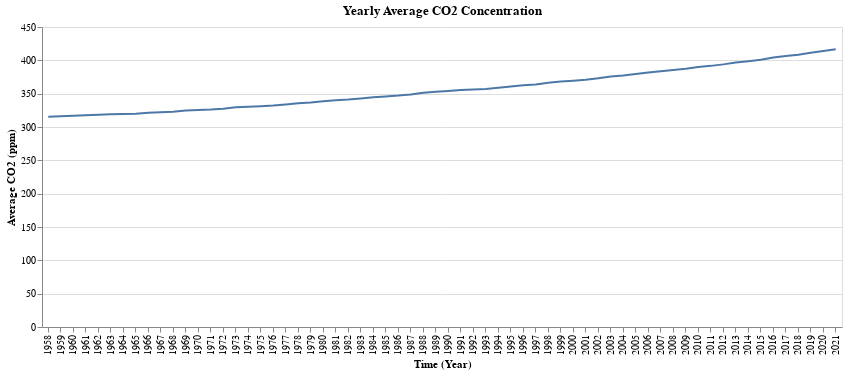

The code cell stored with this chart in its notebook:
### Code cell
data = df[df["CO2_filled"] != -99.99]

# hover selection
hover =  alt.selection_single(
        encodings = ["x"],
        nearest=True,
        on="mouseover",
        empty="none",
        clear="mouseout",
)

# base chart
base = alt.Chart(data).mark_line().encode(
    x = alt.X("Year", title = "Time (Year)"),
    y = alt.Y("Avg_CO2:Q", title= 'Average CO2 (ppm)')
).transform_aggregate(
    Avg_CO2 = "mean(CO2_filled)",
    groupby = ["Year"]
)

# show value on hover
show = alt.Chart(data).mark_point().encode(
    x='Year',
    opacity=alt.value(0),
    tooltip = ["Year", alt.Tooltip("Avg_CO2:Q", format=",.2f")]
).transform_aggregate(
    Avg_CO2 = "mean(CO2_filled)",
    groupby = ["Year"]
).add_selection(
    hover
)

# vertical line on hover
rule = alt.Chart(data).mark_rule(color='red').encode(
    x="Year",
    opacity=alt.condition(hover, alt.value(1), alt.value(0))
).transform_filter(
    hover
)

# combine all components
alt.layer(
    base, show, rule,
    base.mark_circle(color = "green").encode(
        opacity=alt.condition(hover, alt.value(1), alt.value(0))
    ).transform_filter(hover)
).properties(
    title="Yearly Average CO2 Concentration",
    width=800,
    height=300
).interactive()

### Figure 1 — Vega-Lite specification as saved in the notebook (floating-point values rounded to 4 significant figures; data arrays with more than 128 entries replaced by an {"elided": "..."} marker saying what was removed)
{"config": {"view": {"continuousWidth": 400, "continuousHeight": 300}}, "layer": [{"mark": "line", "encoding": {"x": {"field": "Year", "title": "Time (Year)", "type": "nominal"}, "y": {"field": "Avg_CO2", "title": "Average CO2 (ppm)", "type": "quantitative"}}, "selection": {"selector004": {"type": "interval", "bind": "scales", "encodings": ["x", "y"]}}, "transform": [{"aggregate": [{"op": "mean", "field": "CO2_filled", "as": "Avg_CO2"}], "groupby": ["Year"]}]}, {"mark": "point", "encoding": {"opacity": {"value": 0}, "tooltip": [{"field": "Year", "type": "nominal"}, {"field": "Avg_CO2", "format": ",.2f", "type": "quantitative"}], "x": {"field": "Year", "type": "nominal"}}, "selection": {"selector003": {"type": "single", "encodings": ["x"], "nearest": true, "on": "mouseover", "empty": "none", "clear": "mouseout"}}, "transform": [{"aggregate": [{"op": "mean", "field": "CO2_filled", "as": "Avg_CO2"}], "groupby": ["Year"]}]}, {"mark": {"type": "rule", "color": "red"}, "encoding": {"opacity": {"condition": {"value": 1, "selection": "selector003"}, "value": 0}, "x": {"field": "Year", "type": "nominal"}}, "transform": [{"filter": {"selection": "selector003"}}]}, {"mark": {"type": "circle", "color": "green"}, "encoding": {"opacity": {"condition": {"value": 1, "selection": "selector003"}, "value": 0}, "x": {"field": "Year", "title": "Time (Year)", "type": "nominal"}, "y": {"field": "Avg_CO2", "title": "Average CO2 (ppm)", "type": "quantitative"}}, "transform": [{"aggregate": [{"op": "mean", "field": "CO2_filled", "as": "Avg_CO2"}], "groupby": ["Year"]}, {"filter": {"selection": "selector003"}}]}], "data": {"name": "data-912278880e903c8f5c986fcde5147026"}, "height": 300, "title": "Yearly Average CO2 Concentration", "width": 800, "$schema": "https://vega.github.io/schema/vega-lite/v4.17.0.json", "datasets": {"data-912278880e903c8f5c986fcde5147026": {"elided": "763 records"}}}
